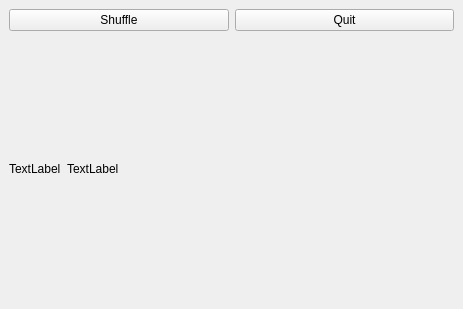
<?xml version="1.0" encoding="UTF-8"?>
<ui version="4.0">
 <class>MainWindow</class>
 <widget class="QMainWindow" name="MainWindow">
  <property name="geometry">
   <rect>
    <x>0</x>
    <y>0</y>
    <width>463</width>
    <height>309</height>
   </rect>
  </property>
  <property name="windowTitle">
   <string>Mine Sweeper</string>
  </property>
  <widget class="QWidget" name="centralwidget">
   <layout class="QVBoxLayout" name="verticalLayout_2">
    <item>
     <layout class="QGridLayout" name="gridLayout">
      <property name="spacing">
       <number>0</number>
      </property>
     </layout>
    </item>
    <item>
     <layout class="QHBoxLayout" name="horizontalLayout">
      <item>
       <widget class="QPushButton" name="shuffleButton">
        <property name="text">
         <string>Shuffle</string>
        </property>
       </widget>
      </item>
      <item>
       <widget class="QPushButton" name="quitButton">
        <property name="text">
         <string>Quit</string>
        </property>
       </widget>
      </item>
     </layout>
    </item>
    <item>
     <layout class="QHBoxLayout" name="horizontalLayout_2">
      <item>
       <widget class="QLabel" name="flagsLabel">
        <property name="text">
         <string>TextLabel</string>
        </property>
       </widget>
      </item>
      <item>
       <widget class="QLabel" name="clearedLabel">
        <property name="text">
         <string>TextLabel</string>
        </property>
       </widget>
      </item>
      <item>
       <spacer name="horizontalSpacer">
        <property name="orientation">
         <enum>Qt::Horizontal</enum>
        </property>
        <property name="sizeHint" stdset="0">
         <size>
          <width>40</width>
          <height>20</height>
         </size>
        </property>
       </spacer>
      </item>
     </layout>
    </item>
   </layout>
  </widget>
  <action name="actionQuit">
   <property name="text">
    <string>Quit</string>
   </property>
  </action>
 </widget>
 <resources/>
 <connections/>
</ui>
